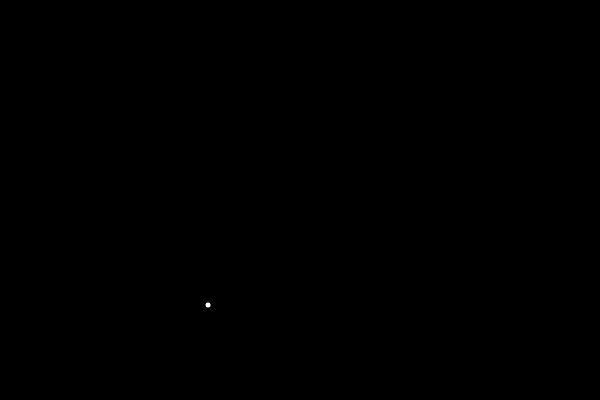
Frame 1 (no input)
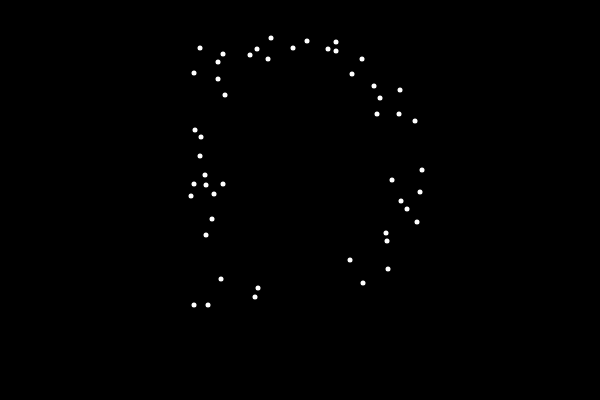
Frame 60 (no input)
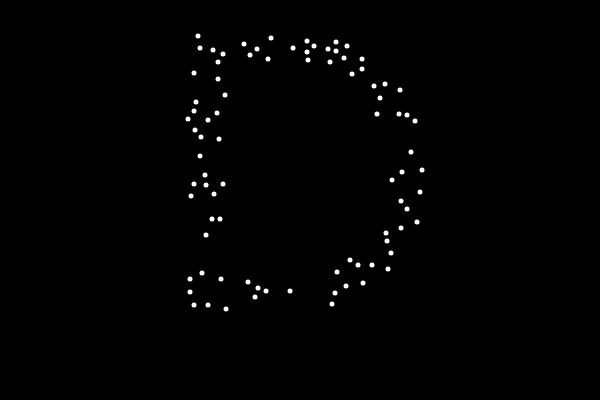
Frame 120 (the mouse pressed at the canvas centre since frame 60)

The p5.js sketch that drew these frames (run headless with seeded random() and noise() and a simulated clock; from frame 60 on, the mouse is pressed at the canvas centre):

// p5.js sketch
// ── sketch.js
let spotsv = []
let spots = []
let az = ['A', 'B', 'C', 'D', 'E']

function setup() {
	createCanvas(600, 400)
	background(0)

	let index = int(random(0, az.length))
	let t = az[index];

	textAlign(CENTER, CENTER)
	textSize(400)
	fill('#f48')
	text(t, 300, 200)

	loadPixels()
	for (let x = 0; x < width; x++) {
		for (let y = 0; y < height; y++) {
			let index = (x + y * width) * 4
			let c = pixels[index]
			let b = brightness(c)
			if (b > 1) {
				spotsv.push(createVector(x, y))
			}
		}
	}
}

function draw() {
	background(0)
	let sv = spotsv[int(random(0, spotsv.length))]
	let x = sv.x;
	let y = sv.y;

	let isPush = true;
	for (let s of spots) {
		let d = dist(x, y, s.x, s.y)
		if (d - 3 < s.r) {
			isPush = false;
			break;
		}
	}

	if (isPush) {
		spots.push(new Spot(sv.x, sv.y))
	}

	for (let s of spots) {
		s.show()
	}

	if (spots.length >= 200) {
		noLoop()
	}
}

class Spot {
	constructor(x, y) {
		this.x = x
		this.y = y
		this.r = 5
	}

	show() {
		fill(255)
		noStroke()
		ellipse(this.x, this.y, this.r)
	}
}
